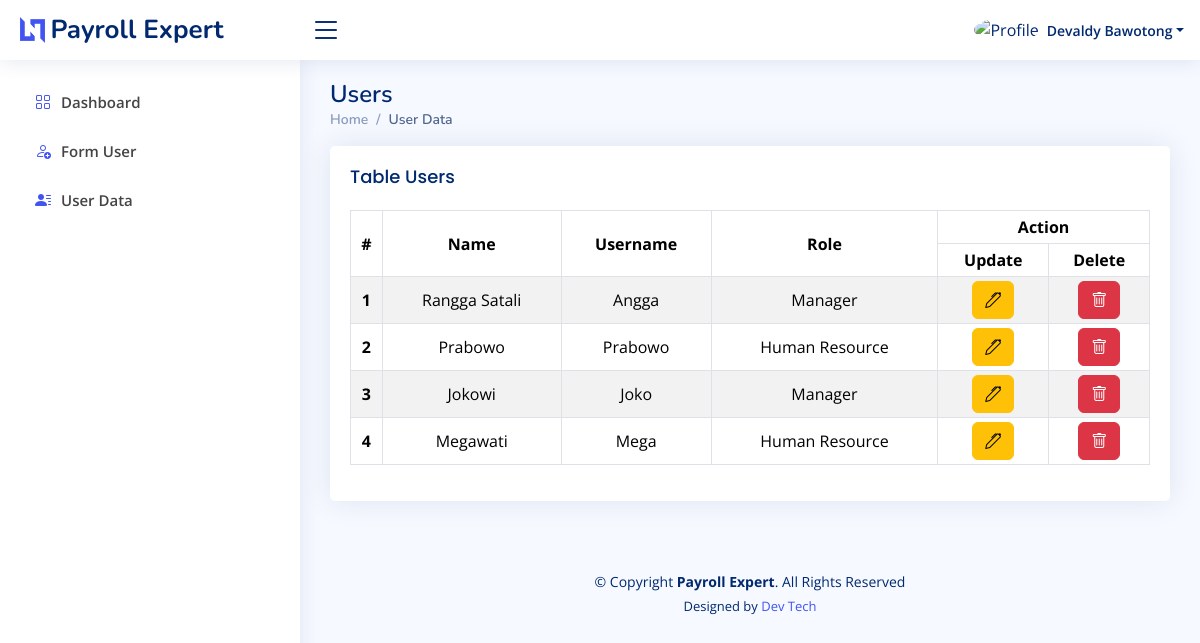
Before: /index.php?page=users (signed in) with the older database file.
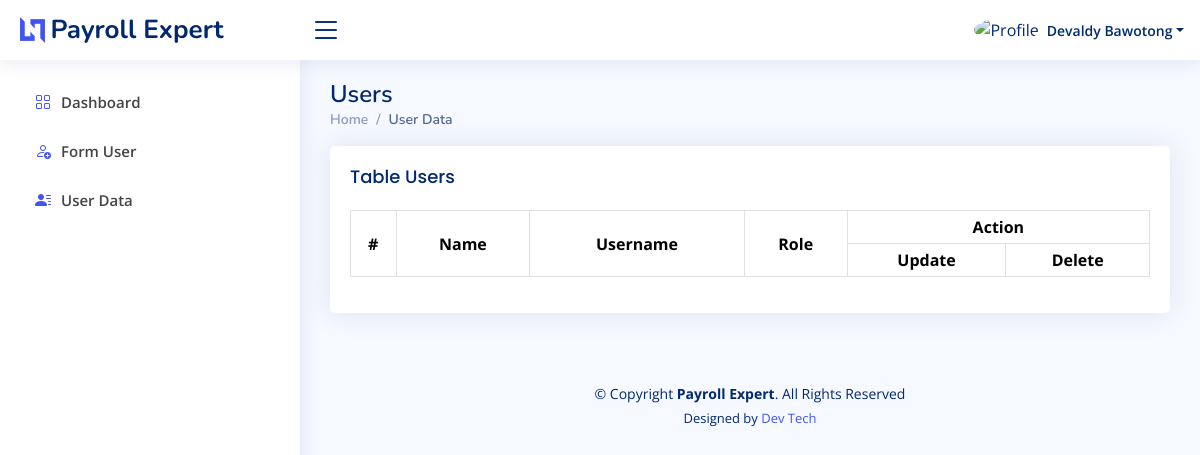
After: the same page with the newer database file.
### tables this page shows
CREATE TABLE `users_table` (
  `id` int NOT NULL,
  `name` varchar(30) NOT NULL,
  `username` varchar(20) NOT NULL,
  `password` varchar(255) NOT NULL,
  `role` varchar(20) NOT NULL,
  `signature` varchar(255) DEFAULT NULL
);

### layout/admin/users.php (the view, shortened to what this page needs)
<div class="pagetitle">
    <h1>Users</h1>
    <nav>
        <ol class="breadcrumb">
            <li class="breadcrumb-item"><a href="?page=dashboard">Home</a></li>
            <li class="breadcrumb-item active">User Data</li>
        </ol>
    </nav>
</div>
<section class="section">
    <div class="row">
        <div class="col-lg-12">
            <div class="card">
                <div class="card-body">
                    <h5 class="card-title">Table Users</h5>
                    <div class="table-responsive">
                        <table class="table table-sm table-striped table-bordered align-middle text-center">
                            <thead class="align-middle">
                                <tr>
                                    <th rowspan="2">#</th>
                                    <th rowspan="2">Name</th>
                                    <th rowspan="2">Username</th>
                                    <th rowspan="2">Role</th>
                                    <th colspan="2">Action</th>
                                </tr>
                                <tr>
                                    <th>Update</th>
                                    <th>Delete</th>
                                </tr>
                            </thead>
                            <tbody style="text-transform: capitalize;">
                                <?php
                                $countRows = 1;
                                foreach ($dataUsers as $row) {
                                    if ($row['role'] != 'admin') {
                                ?>
                                        <tr>
                                            <th><?php echo $countRows++; ?></th>
                                            <td><?php echo $row['name']; ?></td>
                                            <td><?php echo $row['username']; ?></td>
                                            <td><?php echo $row['role']; ?></td>
                                            <td><a href="?page=update-user&id=<?php echo $row['id']; ?>" class="btn btn-warning"><i class="bi bi-pen"></i></a></td>
                                            <td>
                                                <button class="btn btn-danger" onclick="deleteUser(<?php echo $row['id']; ?>)"><i class="bi bi-trash"></i></button>
                                            </td>
                                        </tr>
                                <?php
                                    }
                                }
                                ?>
                            </tbody>
                        </table>
                    </div>
                </div>
            </div>
        </div>
    </div>
</section>

### index.php (shortened to what this page needs)
<?php
require './config/connection.php';
$name = $_SESSION['uname'];
$role = $_SESSION['ulevel'];
$page = $_GET['page'] ?? 'dashboard';
$dataUsers = mysqli_query($conn, "SELECT * FROM users_table");
?>
<!DOCTYPE html>
<html lang="en">
<?php include './component/head.php'; ?>
<body>
    <?php
    if ($role == 'admin') {
        include './component/nav.php';
    } elseif ($role == 'manager') {
        include './component/nav-manager.php';
    } elseif ($role == 'human resource') {
        include './component/nav-hr.php';
    }
    ?>
    <main id="main" class="main">
        <?php
        if ($role == 'admin') {
            switch ($page) {
                case 'users':
                    include './layout/admin/users.php';
                    break;
            }
        } else {
            include './pages-error-404.php';
        }
        ?>
    </main>
    <?php
    include './component/footer.php';
    ?>
</body>
</html>

### component/head.php (shortened to what this page needs)
<head>
    <link href="assets/vendor/bootstrap/css/bootstrap.min.css" rel="stylesheet">
    <link href="assets/vendor/bootstrap-icons/bootstrap-icons.css" rel="stylesheet">
    <link href="assets/vendor/boxicons/css/boxicons.min.css" rel="stylesheet">
    <link href="assets/vendor/quill/quill.snow.css" rel="stylesheet">
    <link href="assets/vendor/quill/quill.bubble.css" rel="stylesheet">
    <link href="assets/vendor/remixicon/remixicon.css" rel="stylesheet">
    <link href="assets/vendor/simple-datatables/style.css" rel="stylesheet">
    <link href="assets/css/style.css" rel="stylesheet">
</head>

### component/nav.php (shortened to what this page needs)
<header id="header" class="header fixed-top d-flex align-items-center">
  <div class="d-flex align-items-center justify-content-between">
    <a href="#" class="logo d-flex align-items-center">
      <img src="assets/img/logo.png" alt="" />
      <span class="d-none d-lg-block">Payroll Expert</span>
    </a>
    <i class="bi bi-list toggle-sidebar-btn"></i>
  </div>
  <nav class="header-nav ms-auto">
    <ul class="d-flex align-items-center">
      <li class="nav-item dropdown pe-3">
        <a
          class="nav-link nav-profile d-flex align-items-center pe-0"
          href="#"
          data-bs-toggle="dropdown">
          <img
            src="assets/img/human.png"
            alt="Profile"
            class="rounded-circle" />
          <span class="d-none d-md-block dropdown-toggle ps-2"><?php echo $name; ?></span> </a>
      </li>
    </ul>
  </nav>
</header>
<aside id="sidebar" class="sidebar">
  <ul class="sidebar-nav" id="sidebar-nav">
    <li class="nav-item">
      <a class="nav-link" href="?page=dashboard">
        <i class="bi bi-grid"></i>
        <span>Dashboard</span>
      </a>
    </li>
    <li class="nav-item">
      <a class="nav-link" href="?page=user">
        <i class="bi bi-person-add"></i>
        <span>Form User</span>
      </a>
    </li>
    <li class="nav-item">
      <a class="nav-link" href="?page=users">
        <i class="bi bi-person-lines-fill"></i>
        <span>User Data</span>
      </a>
    </li>
  </ul>
</aside>

### component/footer.php (shortened to what this page needs)
<footer id="footer" class="footer">
    <div class=" copyright">
        &copy; Copyright <strong><span>Payroll Expert</span></strong>. All Rights Reserved
    </div>
    <div class="credits">
        Designed by <a href="#">Dev Tech</a>
    </div>
</footer>

### assets/css/style.css (style rules this page uses)
:root { scroll-behavior: smooth; }
body { font-family: "Open Sans", sans-serif; background: #f6f9ff; color: #444444; }
a { color: #4154f1; text-decoration: none; }
h1, h2, h3, h4, h5, h6 { font-family: "Nunito", sans-serif; }
#main { margin-top: 60px; padding: 20px 30px; transition: all 0.3s; }
.pagetitle { margin-bottom: 10px; }
.pagetitle h1 { font-size: 24px; margin-bottom: 0; font-weight: 600; color: #012970; }
.card { margin-bottom: 30px; border: none; border-radius: 5px; box-shadow: 0px 0 30px rgba(1, 41, 112, 0.1); }
.card-title { padding: 20px 0 15px 0; font-size: 18px; font-weight: 500; color: #012970; font-family: "Poppins", sans-serif; }
.card-body { padding: 0 20px 20px 20px; }
.breadcrumb { font-size: 14px; font-family: "Nunito", sans-serif; color: #899bbd; font-weight: 600; }
.breadcrumb a { color: #899bbd; transition: 0.3s; }
.breadcrumb .breadcrumb-item::before { color: #899bbd; }
.breadcrumb .active { color: #51678f; font-weight: 600; }
.logo { line-height: 1; }
@media (min-width: 1200px) { .logo { width: 280px; } }
.logo img { max-height: 26px; margin-right: 6px; }
.logo span { font-size: 26px; font-weight: 700; color: #012970; font-family: "Nunito", sans-serif; }
.header { transition: all 0.5s; z-index: 997; height: 60px; box-shadow: 0px 2px 20px rgba(1, 41, 112, 0.1); background-color: #fff; padding-left: 20px; }
.header .toggle-sidebar-btn { font-size: 32px; padding-left: 10px; cursor: pointer; color: #012970; }
.header-nav ul { list-style: none; }
.header-nav > ul { margin: 0; padding: 0; }
.header-nav .nav-profile { color: #012970; }
.header-nav .nav-profile img { max-height: 36px; }
.header-nav .nav-profile span { font-size: 14px; font-weight: 600; }
.sidebar { position: fixed; top: 60px; left: 0; bottom: 0; width: 300px; z-index: 996; transition: all 0.3s; padding: 20px; overflow-y: auto; scrollbar-width: thin; scrollbar-color: #aab7cf transparent; box-shadow: 0px 0px 20px rgba(1, 41, 112, 0.1); background-color: #fff; }
@media (min-width: 1200px) { #main, #footer { margin-left: 300px; } }
.sidebar-nav { padding: 0; margin: 0; list-style: none; }
.sidebar-nav li { padding: 0; margin: 0; list-style: none; }
.sidebar-nav .nav-item { margin-bottom: 5px; }
.sidebar-nav .nav-link { display: flex; align-items: center; font-size: 15px; font-weight: 600; transition: 0.3; padding: 10px 15px; border-radius: 4px; }
.sidebar-nav .nav-link i { font-size: 16px; margin-right: 10px; color: #4154f1; }
.footer { padding: 20px 0; font-size: 14px; transition: all 0.3s; }
.footer .copyright { text-align: center; color: #012970; }
.footer .credits { padding-top: 5px; text-align: center; font-size: 13px; color: #012970; }

Changed rows visible on the page:
removed users_table: name "Rangga Satali", username "Angga", role "Manager"
removed users_table: name "Prabowo", username "Prabowo", role "Human Resource"
removed users_table: name "Jokowi", username "Joko", role "Manager"
removed users_table: name "Megawati", username "Mega", role "Human Resource"
